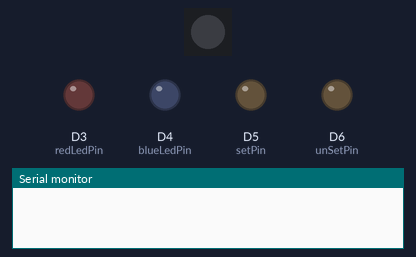
A program run on a simulated nRF52 board. On the bench: 1 RGB LEDs in strip order, left to right, output pins drawn as LEDs (lit = HIGH), the last lines printed to the serial monitor.

Above: at 0.1 s.
At 4.3 s:
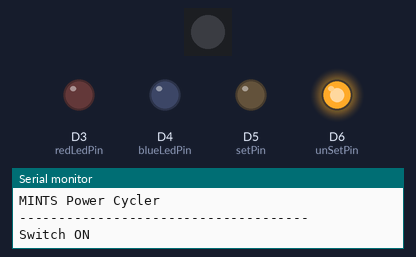
Timing chart, 0 to 5.8 s (numbered marks = the images above):
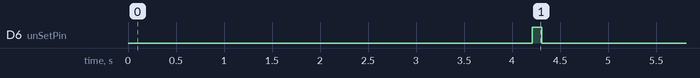

The program:

main.cpp
```cpp
#include <bluefruit.h>
#include "jobsMints.h"
#include "devicesMints.h"
#include <Arduino.h>

bool debuggingState = false;

uint16_t sensingPeriod = 2000;
uint16_t initPeriod = 1500;

unsigned long startTime;
uint16_t redLedPin = 3;
uint16_t blueLedPin = 4;

uint16_t unSetPin = 6;
uint16_t setPin   = 5;

uint16_t checkPin = 10;


#define PIN  8      // On Trinket or Gemma, suggest changing this to 1

#define NUMPIXELS 1 // Popular NeoPixel ring size

Adafruit_NeoPixel pixels(NUMPIXELS, PIN, NEO_GRB + NEO_KHZ800);

uint16_t currentState  = LOW;


// Have a couple of timers -

// Anyway reboot after 6 hours

// Every hour check for pings from the arduino


// Timers Setup

unsigned long pingPeriod       =   3600000; // It looks for a ping every hour
unsigned long rebootPeriod     =   28800000; // It reboots what ever happends every 8 hours

unsigned long waitTimePing     =   900000 ; // It listens to pings if not there for 15 minutes

unsigned long pingTimeStartMillis = millis();
unsigned long rebootTimeStartMillis = millis();

void setup() {
  delay(2000);
  initializeSerialMints();
  delay(2000);
  Serial.println("MINTS Salor Nodes");
  Serial.println("-------------------------------------");


  Serial.println("MINTS Power Cycler");
  Serial.println("-------------------------------------");
  pinMode(redLedPin, OUTPUT);
  pinMode(blueLedPin, OUTPUT);
  pinMode(setPin, OUTPUT);
  pinMode(unSetPin, OUTPUT);

  digitalWrite(unSetPin, LOW);
  digitalWrite(setPin, LOW);

  pinMode(checkPin, INPUT); //


  if (debuggingState) {
    Serial.println("DEBUGGING ON");
    Serial.println("-------------------------------------");

    pingPeriod       =   360000; // It looks for a ping every 6 minutes
    rebootPeriod     =   420000; // It reboots what ever happends every 7 minutes
    waitTimePing     =   300000;  // Each chage of state is expected withing 5 minutes

    delay(10);
    powerCycle();

  }

  delay(10);
  switchOn();
  pixels.begin();
  delay(10);
  pixels.clear(); // Set all pixel colors to 'off'
  delay(10);
  pixels.show();
  delay(10);
  ledsOff();
  delay(10);
}

void loop() {

    Serial.println("Waiting for ping check time");
    if (elapsedTime(pingTimeStartMillis,pingPeriod)){
       Serial.println("Check ping function activated");
       if (checkPing(waitTimePing)){
        Serial.println("Ping heard - Salor node alive");
       }else{
        Serial.println("Ping not heard - Salor node is dead - Power cycling");
        powerCycle();
       }
       pingTimeStartMillis = millis();
    }

    if (elapsedTime(rebootTimeStartMillis,rebootPeriod)) {
        Serial.println("Its time for a reboot");
        powerCycle();
        rebootTimeStartMillis = millis();
    }

    delay(10000);

}
```
